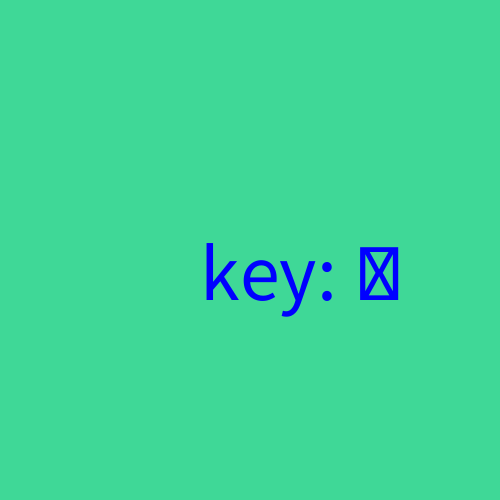
Frame 1 (no input)
Frame 60 (the mouse pressed at the canvas centre just before this capture): identical to frame 1, image omitted
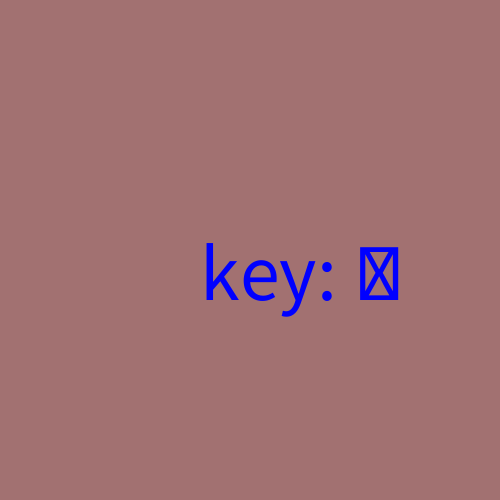
Frame 120 (the mouse held since frame 60 and released just before this capture)

The Processing sketch that drew these frames (run headless with seeded random() and noise(); from frame 60 on, the mouse is pressed at the canvas centre):

// Processing sketch: week02_1_void_setup_void_draw_fill_textSize_text_key
// ── week02_1_void_setup_void_draw_fill_textSize_text_key.pde
//week02_1_void_setup_void_draw_fill_textSize_text_key
//keyboard add mouse
void setup(){
  size(500, 500);
  size(500, 500);
}
void draw(){
  if(mousePressed) background(#A27171);
  else background(#3FD897);
  fill(0, 0, 255); //blue filling
  textSize(80);
  text("key: " + key, 200, 300); //off the chinese typing to function
}
